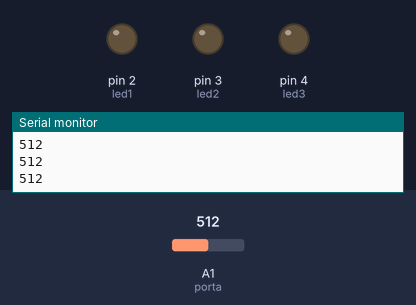
This sketch was run on a simulated Arduino Uno, built with avr-gcc and run on an emulated ATmega328P. Parts: output pins drawn as LEDs (lit = HIGH), the last lines printed to the serial monitor. The test bench sets the inputs (shaded band); at power-on: A1 (porta) = 512.

Above: at 1.2 s.
1.3 s: A1 (porta) set to 413
2.8 s: A1 (porta) set to 382
At 3.2 s:
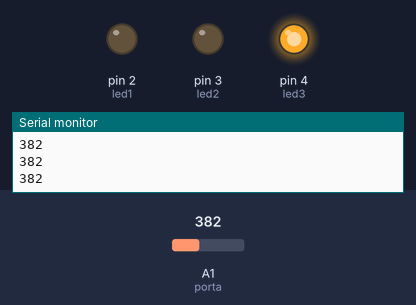
4.3 s: A1 (porta) set to 310
5.8 s: A1 (porta) set to 292
At 6.7 s:
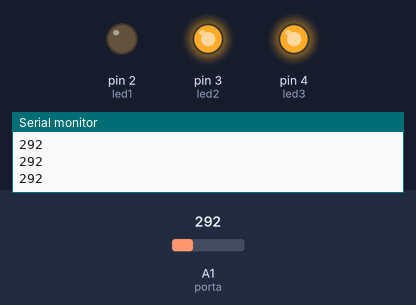
7.3 s: A1 (porta) set to 216
8.8 s: A1 (porta) set to 188
At 10.0 s:
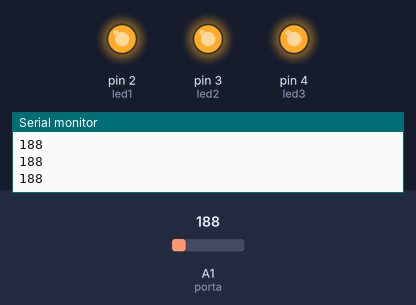
Timing chart, 0 to 11.3 s (numbered marks = the images above; inputs shaded):
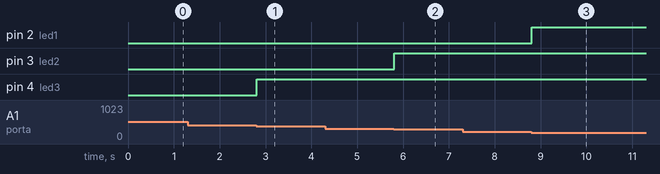

Measured:
- the behaviour switches between 400 and 399 on A1 (porta) (found by bisection; images 0 and 1)
- the behaviour switches between 300 and 299 on A1 (porta) (found by bisection; images 1 and 2)
- the behaviour switches between 201 and 200 on A1 (porta) (found by bisection; images 2 and 3)
- after the input at 2.8 s, pin 4 (led3): LOW → HIGH at once
- after the input at 5.8 s, pin 3 (led2): LOW → HIGH at once
- after the input at 8.8 s, pin 2 (led1): LOW → HIGH at once

The sketch:

bargraph.ino
```cpp
int porta = A1;
int valor;
const int led1 = 2;
const int led2 = 3;
const int led3 = 4;

void setup() {
  Serial.begin(9600);
  pinMode(porta, INPUT);
  pinMode(led1, OUTPUT);
  pinMode(led2, OUTPUT);
  pinMode(led3, OUTPUT);
}

void loop() {
  valor = analogRead(porta);
  Serial.println(valor);
  delay(1);

  if (valor > 200) {
    digitalWrite(led1, LOW);
  } else {
    digitalWrite(led1, HIGH);
  }
  if (valor < 300) {
    digitalWrite(led2, HIGH);
  } else {
    digitalWrite(led2, LOW);
  }
  if (valor < 400) {
    digitalWrite(led3, HIGH);
  } else {
    digitalWrite(led3, LOW);
  }
}
```
